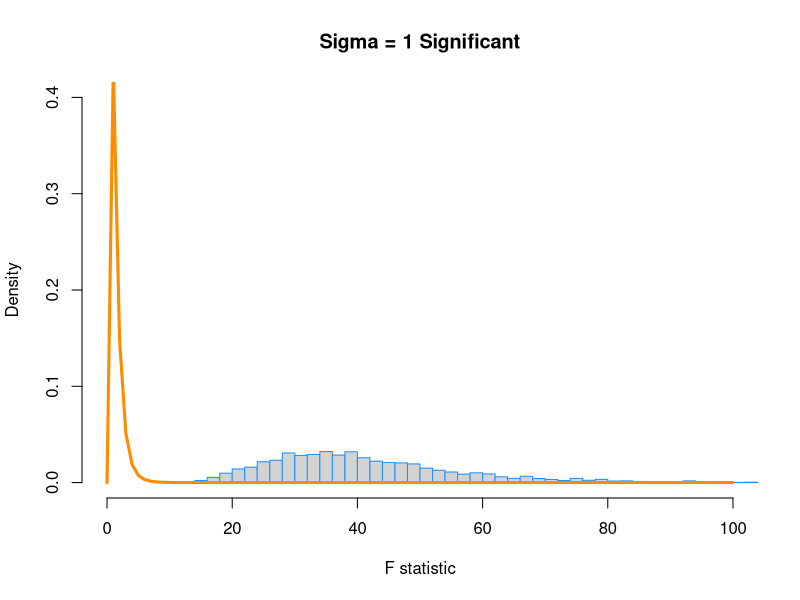
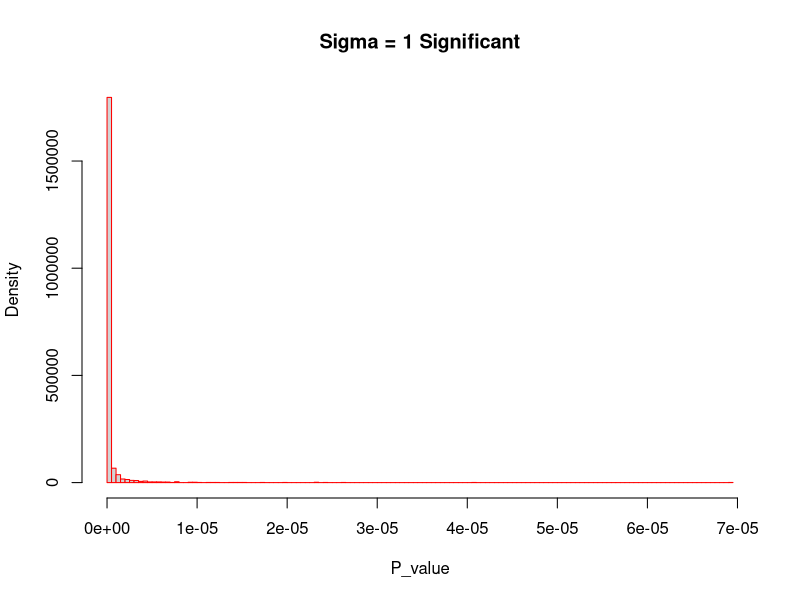
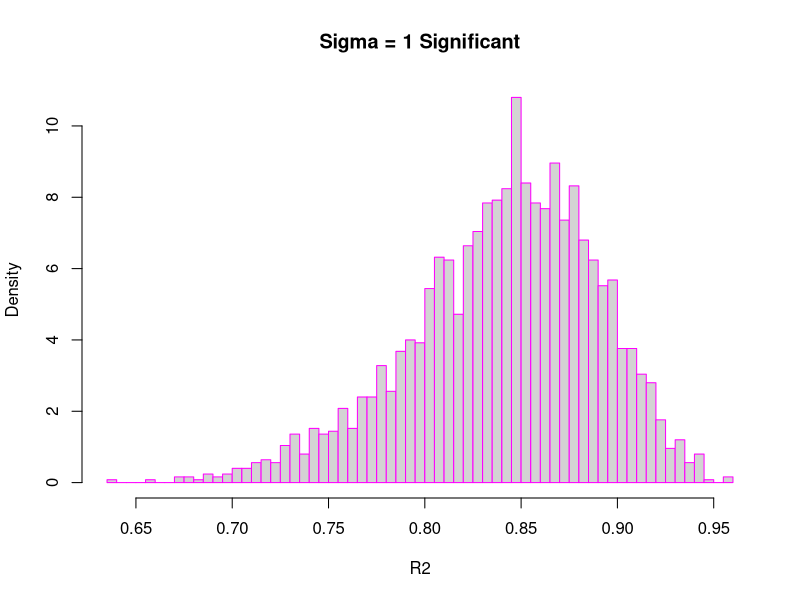
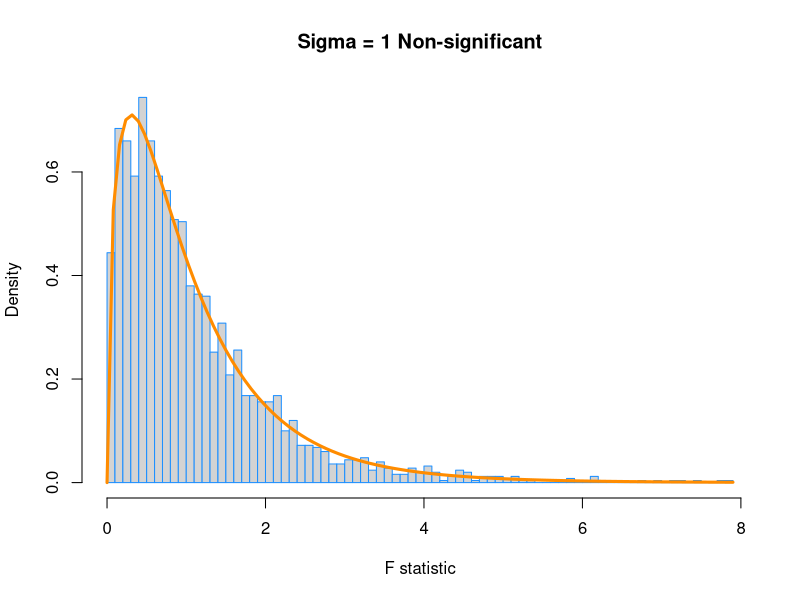
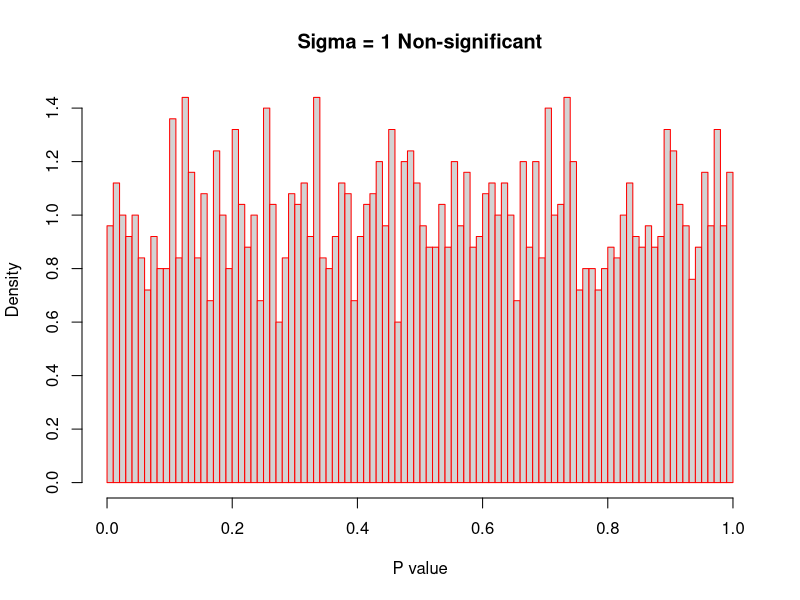
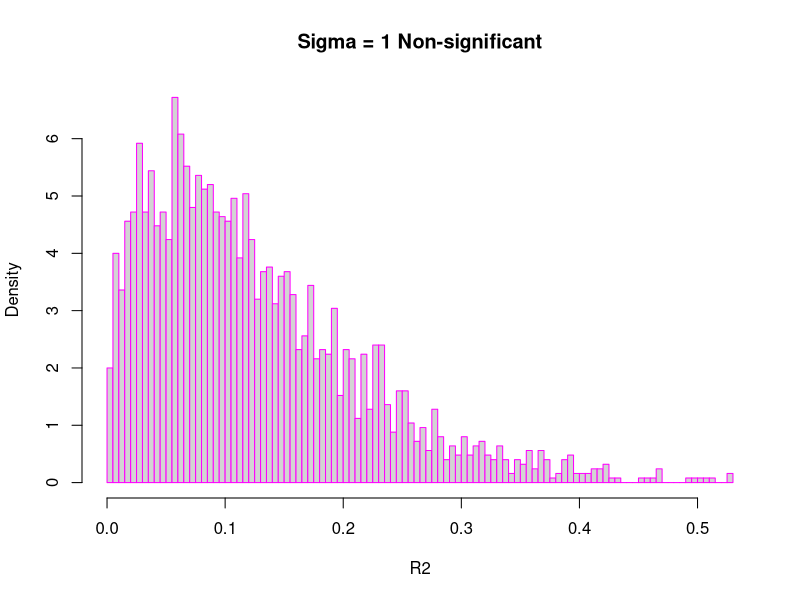
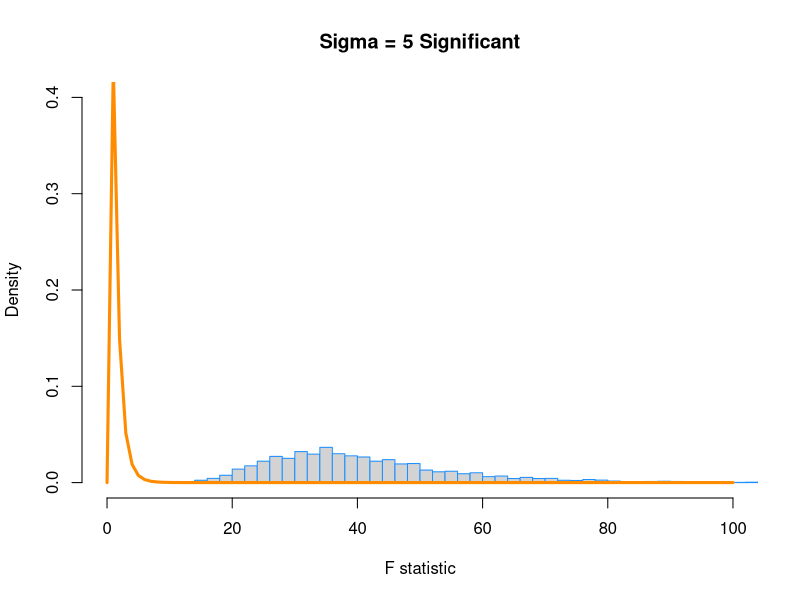
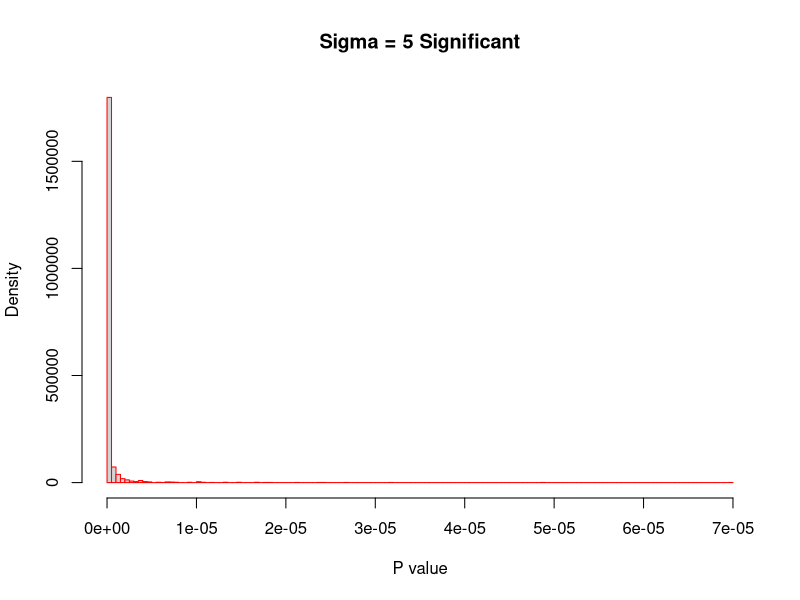

The R source for these figures, in order: (Note: a time limit stopped this script after it produced the figures.)
## ---- chunk 1
birthday = 19870725
set.seed(birthday)
## ---- chunk 2
n = 25
p = 4

# import study_1.csv to get x values
library(readr)
study_1 <- read_csv("study_1.csv")
# View(study_1)
x0 = rep(1, n)
x1 = study_1$x1
x2 = study_1$x2
x3 = study_1$x3
X = cbind(x0, x1, x2, x3)
C = solve(t(X) %*% X)

## ---- chunk 3
# a simulation function taking sigma and beta values as arguments
sim_function = function(sigma, beta_0, beta_1, beta_2, beta_3){
  
num_sims = 2500
f_emp = rep(0, num_sims)
p_emp = rep(0, num_sims)
r_2_emp = rep(0, num_sims)


for(i in 1:num_sims) {
  eps = rnorm(n, mean = 0 , sd = sigma)
  study_1$y = beta_0 * x0 + beta_1 * x1 + beta_2 * x2 + beta_3 * x3 + eps
  fit = lm(y ~ x1 + x2 + x3, data = study_1)
  
  f_emp[i] = summary(fit)$fstatistic[1]
  p_emp[i] = pf(f_emp[i], df1 = summary(fit)$fstatistic[2], df2 = summary(fit)$fstatistic[3], lower.tail = FALSE)[[1]]
  r_2_emp[i] = summary(fit)$r.squared 
  }  

  return(cbind(f_emp, p_emp, r_2_emp))
  
}

## ---- chunk 4
# true values

sigma = 1
beta_0 = 3
beta_1 = 1 
beta_2 = 1
beta_3 = 1
beta = c(beta_0, beta_1, beta_2, beta_3)

f = (sigma ^ 2 + X %*% beta ) / sigma ^ 2
diff = (max(f) - min(f)) / length(f)
x = seq(min(f), max(f), diff)

# empirical values
result = sim_function(sigma = 1, beta_0 = 3, beta_1 = 1, beta_2 = 1, beta_3 = 1)
f_e_s1 = result[, 1]
p_e_s1 = result[, 2]
r_2_e_s1 = result[, 3]


## ---- chunk 5

hist(f_e_s1, prob = TRUE, breaks = 100, xlab = "F statistic", ylim = c(0, 0.4), 
     xlim = c(0, 100),  main = "Sigma = 1 Significant", border = "dodgerblue")
curve(df(x, df1 = p - 1, df2 = n - p), col = "darkorange", add = TRUE, lwd = 3)
hist(p_e_s1, prob = TRUE, breaks = 100, xlab = "P_value", main = "Sigma = 1 Significant",
     border = "red")
hist(r_2_e_s1, prob = TRUE, breaks = 100, xlab = "R2", main = "Sigma = 1 Significant", 
     border = "magenta")
## ---- chunk 6
# true values

sigma = 1
beta_0 = 3
beta_1 = 0 
beta_2 = 0
beta_3 = 0
beta = c(beta_0, beta_1, beta_2, beta_3)

f = (sigma ^ 2 + X %*% beta ) / sigma ^ 2
diff = (max(f) - min(f)) / length(f)
x = seq(min(f), max(f), diff)

# empirical values
result = sim_function(sigma = 1, beta_0 = 3, beta_1 = 0, beta_2 = 0, beta_3 = 0)
f_e_n1 = result[, 1]
p_e_n1 = result[, 2]
r_2_e_n1 = result[,3]

## ---- chunk 7

hist(f_e_n1, prob = TRUE, breaks = 100, xlab = "F statistic", main = "Sigma = 1 Non-significant", 
     border = "dodgerblue")
curve(df(x, df1 = p - 1, df2 = n - p), col = "darkorange", add = TRUE, lwd = 3)
hist(p_e_n1, prob = TRUE, breaks = 100, xlab = "P value", main = "Sigma = 1 Non-significant",
     border = "red")
hist(r_2_e_n1, prob = TRUE, breaks = 100, xlab = "R2", main = "Sigma = 1 Non-significant",
     border = "magenta")

## ---- chunk 8
# true values

sigma = 5
beta_0 = 3
beta_1 = 1 
beta_2 = 1
beta_3 = 1
beta = c(beta_0, beta_1, beta_2, beta_3)

f = (sigma ^ 2 + X %*% beta ) / sigma ^ 2
diff = (max(f) - min(f)) / length(f)
x = seq(min(f), max(f), diff)

# empirical values
result = sim_function(sigma = 1, beta_0 = 3, beta_1 = 1, beta_2 = 1, beta_3 = 1)
f_e_s5 = result[, 1]
p_e_s5 = result[, 2]
r_2_e_s5 = result[,3]


## ---- chunk 9
hist(f_e_s5, prob = TRUE, breaks = 100, xlab = "F statistic", main = "Sigma = 5 Significant",
     ylim = c(0, 0.4), xlim = c(0, 100), border = "dodgerblue")
curve(df(x, df1 = p - 1, df2 = n - p), col = "darkorange", add = TRUE, lwd = 3)
hist(p_e_s5, prob = TRUE, breaks = 100, xlab = "P value", main = "Sigma = 5 Significant", 
     border = "red")
hist(r_2_e_s5, prob = TRUE, breaks = 100, xlab = "R2", main = "Sigma = 5 Significant", 
     border = "magenta")

## ---- chunk 10
# true values

sigma = 5
beta_0 = 3
beta_1 = 0 
beta_2 = 0
beta_3 = 0
beta = c(beta_0, beta_1, beta_2, beta_3)

f = (sigma ^ 2 + X %*% beta ) / sigma ^ 2
diff = (max(f) - min(f)) / length(f)
x = seq(min(f), max(f), diff)

# empirical values
result = sim_function(sigma = 1, beta_0 = 3, beta_1 = 0, beta_2 = 0, beta_3 = 0)
f_e_n5 = result[, 1]
p_e_n5 = result[, 2]
r_2_e_n5 = result[,3]

## ---- chunk 11

hist(f_e_n5, prob = TRUE, breaks = 100, xlab = "F statistic", main = "Sigma = 5 Non-significant",
     border = "dodgerblue")
curve(df(x, df1 = p - 1, df2 = n - p), col = "darkorange", add = TRUE, lwd = 3)
hist(p_e_n5, prob = TRUE, breaks = 100, xlab = "P value", main = "Sigma = 5 Non-significant",
     border = "red")
hist(r_2_e_n5, prob = TRUE, breaks = 100, xlab = "R2", main = "Sigma = 5 Non-significant", 
     border = "magenta")

## ---- chunk 12
# true values

sigma = 10
beta_0 = 3
beta_1 = 1 
beta_2 = 1
beta_3 = 1
beta = c(beta_0, beta_1, beta_2, beta_3)

f = (sigma ^ 2 + X %*% beta ) / sigma ^ 2
diff = (max(f) - min(f)) / length(f)
x = seq(min(f), max(f), diff)

# empirical values
result = sim_function(sigma = 1, beta_0 = 3, beta_1 = 1, beta_2 = 1, beta_3 = 1)
f_e_s10 = result[, 1]
p_e_s10 = result[, 2]
r_2_e_s10 = result[,3]


## ---- chunk 13
hist(f_e_s10, prob = TRUE, breaks = 100, xlab = "F statistic", main = "Sigma = 10 Significant", 
     ylim = c(0, 0.4), xlim = c(0, 100),  border = "dodgerblue")
curve(df(x, df1 = p - 1, df2 = n - p), col = "darkorange", add = TRUE, lwd = 3)
hist(p_e_s10, prob = TRUE, breaks = 100, xlab = "P value", main = "Sigma = 10 Significant", 
     border = "red")
hist(r_2_e_s10, prob = TRUE, breaks = 100, xlab = "R2", main = "Sigma = 10 Significant", 
     border = "magenta")

## ---- chunk 14
# true values

sigma = 10
beta_0 = 3
beta_1 = 0 
beta_2 = 0
beta_3 = 0
beta = c(beta_0, beta_1, beta_2, beta_3)

f = (sigma ^ 2 + X %*% beta ) / sigma ^ 2
diff = (max(f) - min(f)) / length(f)
x = seq(min(f), max(f), diff)

# empirical values
result = sim_function(sigma = 1, beta_0 = 3, beta_1 = 0, beta_2 = 0, beta_3 = 0)
f_e_n10 = result[, 1]
p_e_n10 = result[, 2]
r_2_e_n10 = result[,3]

## ---- chunk 15

hist(f_e_n10, prob = TRUE, breaks = 100, xlab = "F statistic", main = "Sigma = 10 Non-significant", 
     border = "dodgerblue")
curve(df(x, df1 = p - 1, df2 = n - p), col = "darkorange", add = TRUE, lwd = 3)
hist(p_e_n10, prob = TRUE, breaks = 100, xlab = "P value", main = "Sigma = 10 Non-significant", 
     border = "red")
hist(r_2_e_n10, prob = TRUE, breaks = 100, xlab = "R2", main = "Sigma = 10 Non-significant",  
     border = "magenta")

## ---- chunk 16
par(mfrow=c(1,3))
# F statistic
hist(f_e_s1, prob = TRUE, breaks = 100, xlab = "F statistic", ylim = c(0, 0.4), 
     xlim = c(0, 100),  main = "Sigma = 1 Significant", border = "dodgerblue")
curve(df(x, df1 = p - 1, df2 = n - p), col = "darkorange", add = TRUE, lwd = 3)

hist(f_e_s5, prob = TRUE, breaks = 100, xlab = "F statistic", main = "Sigma = 5 Significant",
     ylim = c(0, 0.4), xlim = c(0, 100), border = "dodgerblue")
curve(df(x, df1 = p - 1, df2 = n - p), col = "darkorange", add = TRUE, lwd = 3)

hist(f_e_s10, prob = TRUE, breaks = 100, xlab = "F statistic", main = "Sigma = 10 Significant", 
     ylim = c(0, 0.4), xlim = c(0, 100),  border = "dodgerblue")
curve(df(x, df1 = p - 1, df2 = n - p), col = "darkorange", add = TRUE, lwd = 3)

# P value
hist(p_e_s1, prob = TRUE, breaks = 100, xlab = "P_value", main = "Sigma = 1 Significant",
     border = "red", xlim = c(0, 0.00001))

hist(p_e_s5, prob = TRUE, breaks = 100, xlab = "P value", main = "Sigma = 5 Significant", 
     border = "red", xlim = c(0, 0.00001))

hist(p_e_s10, prob = TRUE, breaks = 100, xlab = "P value", main = "Sigma = 10 Significant", 
     border = "red", xlim = c(0, 0.00001))

# R2
hist(r_2_e_s1, prob = TRUE, breaks = 100, xlab = "R2", main = "Sigma = 1 Significant", 
     border = "magenta")


hist(r_2_e_s5, prob = TRUE, breaks = 100, xlab = "R2", main = "Sigma = 5 Significant", 
     border = "magenta")

hist(r_2_e_s10, prob = TRUE, breaks = 100, xlab = "R2", main = "Sigma = 10 Significant", 
     border = "magenta")

## ---- chunk 17
par(mfrow=c(1,3))
# F statistic
hist(f_e_n1, prob = TRUE, breaks = 100, xlab = "F statistic", main = "Sigma = 1 Non-significant", 
     border = "dodgerblue")
curve(df(x, df1 = p - 1, df2 = n - p), col = "darkorange", add = TRUE, lwd = 3)

hist(f_e_n5, prob = TRUE, breaks = 100, xlab = "F statistic", main = "Sigma = 5 Non-significant",
     border = "dodgerblue")
curve(df(x, df1 = p - 1, df2 = n - p), col = "darkorange", add = TRUE, lwd = 3)

hist(f_e_n10, prob = TRUE, breaks = 100, xlab = "F statistic", main = "Sigma = 10 Non-significant", 
     border = "dodgerblue")
curve(df(x, df1 = p - 1, df2 = n - p), col = "darkorange", add = TRUE, lwd = 3)


# P value
hist(p_e_n1, prob = TRUE, breaks = 100, xlab = "P value", main = "Sigma = 1 Non-significant",
     border = "red")
hist(p_e_n5, prob = TRUE, breaks = 100, xlab = "P value", main = "Sigma = 5 Non-significant",
     border = "red")

hist(p_e_n10, prob = TRUE, breaks = 100, xlab = "P value", main = "Sigma = 10 Non-significant", 
     border = "red")

# R2

hist(r_2_e_n1, prob = TRUE, breaks = 100, xlab = "R2", main = "Sigma = 1 Non-significant", ylim = c(0, 11),
     border = "magenta")

hist(r_2_e_n5, prob = TRUE, breaks = 100, xlab = "R2", main = "Sigma = 5 Non-significant", 
     border = "magenta")

hist(r_2_e_n10, prob = TRUE, breaks = 100, xlab = "R2", main = "Sigma = 10 Non-significant",  
     border = "magenta")



## ---- chunk 18
birthday = 19870725
set.seed(birthday)
## ---- chunk 19
library(readr)
study_2 <- read_csv("study_2.csv")
# View(study_2)
x1 = study_2$x1
x2 = study_2$x2
x3 = study_2$x3
x4 = study_2$x4
x5 = study_2$x5
x6 = study_2$x6
x7 = study_2$x7
x8 = study_2$x8
x9 = study_2$x9

n = 500
beta_0 = 0
beta_1 = 5
beta_2 = -4
beta_3 = 1.6
beta_4 = -1.1
beta_5 = 0.7
beta_6 = 0.3

num_sims = 1000
## ---- chunk 20
sigma = 1
## ---- chunk 21


rmse_11_trn = rep(0, num_sims)
rmse_11_tst = rep(0, num_sims)
rmse_12_trn = rep(0, num_sims)
rmse_12_tst = rep(0, num_sims)
rmse_13_trn = rep(0, num_sims)
rmse_13_tst = rep(0, num_sims)
rmse_14_trn = rep(0, num_sims)
rmse_14_tst = rep(0, num_sims)
rmse_15_trn = rep(0, num_sims)
rmse_15_tst = rep(0, num_sims)
rmse_16_trn = rep(0, num_sims)
rmse_16_tst = rep(0, num_sims)
rmse_17_trn = rep(0, num_sims)
rmse_17_tst = rep(0, num_sims)
rmse_18_trn = rep(0, num_sims)
rmse_18_tst = rep(0, num_sims)
rmse_19_trn = rep(0, num_sims)
rmse_19_tst = rep(0, num_sims)

for (i in 1:num_sims){
  eps = rnorm(n, mean = 0, sd = sigma)
  study_2$y = beta_0 + beta_1 * x1 + beta_2 * x2 + beta_3 * x3 + beta_4 * x4 + beta_5 * x5 + beta_6 * x6 + eps
  # split into train and test
  trn_index = sample(1:n, 250)
  train = study_2[trn_index, ]
  test = study_2[-trn_index, ]
  fit_11_trn = lm(y ~ x1, data = train)
  rmse_11_trn[i] = sqrt(mean(fit_11_trn$residuals ^ 2))
  rmse_11_tst[i] = sqrt(mean((test$y - predict(fit_11_trn, newdata = test)) ^ 2))
  fit_12_trn = lm(y ~ x1 + x2, data = train)
  rmse_12_trn[i] = sqrt(mean(fit_12_trn$residuals ^ 2))
  rmse_12_tst[i] = sqrt(mean((test$y - predict(fit_12_trn, newdata = test)) ^ 2)) 
  fit_13_trn = lm(y ~ x1 + x2 + x3, data = train)
  rmse_13_trn[i] = sqrt(mean(fit_13_trn$residuals ^ 2))
  rmse_13_tst[i] = sqrt(mean((test$y - predict(fit_13_trn, newdata = test)) ^ 2))   
  fit_14_trn = lm(y ~ x1 + x2 + x3 + x4, data = train)
  rmse_14_trn[i] = sqrt(mean(fit_14_trn$residuals ^ 2))
  rmse_14_tst[i] = sqrt(mean((test$y - predict(fit_14_trn, newdata = test)) ^ 2))  
  fit_15_trn = lm(y ~ x1 + x2 + x3 + x4 + x5, data = train)
  rmse_15_trn[i] = sqrt(mean(fit_15_trn$residuals ^ 2))
  rmse_15_tst[i] = sqrt(mean((test$y - predict(fit_15_trn, newdata = test)) ^ 2)) 
  fit_16_trn = lm(y ~ x1 + x2 + x3 + x4 + x5 + x6, data = train)
  rmse_16_trn[i] = sqrt(mean(fit_16_trn$residuals ^ 2))
  rmse_16_tst[i] = sqrt(mean((test$y - predict(fit_16_trn, newdata = test)) ^ 2)) 
  fit_17_trn = lm(y ~ x1 + x2 + x3 + x4 + x5 + x6 + x7, data = train)
  rmse_17_trn[i] = sqrt(mean(fit_17_trn$residuals ^ 2))
  rmse_17_tst[i] = sqrt(mean((test$y - predict(fit_17_trn, newdata = test)) ^ 2))
  fit_18_trn = lm(y ~ x1 + x2 + x3 + x4 + x5 + x6 + x7 + x8, data = train)
  rmse_18_trn[i] = sqrt(mean(fit_18_trn$residuals ^ 2))
  rmse_18_tst[i] = sqrt(mean((test$y - predict(fit_18_trn, newdata = test)) ^ 2))
  fit_19_trn = lm(y ~ x1 + x2 + x3 + x4 + x5 + x6 + x7 + x8 + x9, data = train)
  rmse_19_trn[i] = sqrt(mean(fit_19_trn$residuals ^ 2))
  rmse_19_tst[i] = sqrt(mean((test$y - predict(fit_19_trn, newdata = test)) ^ 2)) 
  
}

mean11trn = mean(rmse_11_trn)
mean11tst = mean(rmse_11_tst)
mean12trn = mean(rmse_12_trn)
mean12tst = mean(rmse_12_tst)
mean13trn = mean(rmse_13_trn)
mean13tst = mean(rmse_13_tst)
mean14trn = mean(rmse_14_trn)
mean14tst = mean(rmse_14_tst)
mean15trn = mean(rmse_15_trn)
mean15tst = mean(rmse_15_tst)
mean16trn = mean(rmse_16_trn)
mean16tst = mean(rmse_16_tst)
mean17trn = mean(rmse_17_trn)
mean17tst = mean(rmse_17_tst)
mean18trn = mean(rmse_18_trn)
mean18tst = mean(rmse_18_tst)
mean19trn = mean(rmse_19_trn)
mean19tst = mean(rmse_19_tst)

## ---- chunk 22
sigma = 2
## ---- chunk 23
rmse_21_trn = rep(0, num_sims)
rmse_21_tst = rep(0, num_sims)
rmse_22_trn = rep(0, num_sims)
rmse_22_tst = rep(0, num_sims)
rmse_23_trn = rep(0, num_sims)
rmse_23_tst = rep(0, num_sims)
rmse_24_trn = rep(0, num_sims)
rmse_24_tst = rep(0, num_sims)
rmse_25_trn = rep(0, num_sims)
rmse_25_tst = rep(0, num_sims)
rmse_26_trn = rep(0, num_sims)
rmse_26_tst = rep(0, num_sims)
rmse_27_trn = rep(0, num_sims)
rmse_27_tst = rep(0, num_sims)
rmse_28_trn = rep(0, num_sims)
rmse_28_tst = rep(0, num_sims)
rmse_29_trn = rep(0, num_sims)
rmse_29_tst = rep(0, num_sims)

for (i in 1:num_sims){
  eps = rnorm(n, mean = 0, sd = sigma)
  study_2$y = beta_0 + beta_1 * x1 + beta_2 * x2 + beta_3 * x3 + beta_4 * x4 + beta_5 * x5 + beta_6 * x6 + eps
  # split into train and test
  trn_index = sample(1:n, 250)
  train = study_2[trn_index, ]
  test = study_2[-trn_index, ]
  fit_21_trn = lm(y ~ x1, data = train)
  rmse_21_trn[i] = sqrt(mean(fit_21_trn$residuals ^ 2))
  rmse_21_tst[i] = sqrt(mean((test$y - predict(fit_21_trn, newdata = test)) ^ 2))
  fit_22_trn = lm(y ~ x1 + x2, data = train)
  rmse_22_trn[i] = sqrt(mean(fit_22_trn$residuals ^ 2))
  rmse_22_tst[i] = sqrt(mean((test$y - predict(fit_22_trn, newdata = test)) ^ 2)) 
  fit_23_trn = lm(y ~ x1 + x2 + x3, data = train)
  rmse_23_trn[i] = sqrt(mean(fit_23_trn$residuals ^ 2))
  rmse_23_tst[i] = sqrt(mean((test$y - predict(fit_23_trn, newdata = test)) ^ 2))   
  fit_24_trn = lm(y ~ x1 + x2 + x3 + x4, data = train)
  rmse_24_trn[i] = sqrt(mean(fit_24_trn$residuals ^ 2))
  rmse_24_tst[i] = sqrt(mean((test$y - predict(fit_24_trn, newdata = test)) ^ 2))  
  fit_25_trn = lm(y ~ x1 + x2 + x3 + x4 + x5, data = train)
  rmse_25_trn[i] = sqrt(mean(fit_25_trn$residuals ^ 2))
  rmse_25_tst[i] = sqrt(mean((test$y - predict(fit_25_trn, newdata = test)) ^ 2)) 
  fit_26_trn = lm(y ~ x1 + x2 + x3 + x4 + x5 + x6, data = train)
  rmse_26_trn[i] = sqrt(mean(fit_26_trn$residuals ^ 2))
  rmse_26_tst[i] = sqrt(mean((test$y - predict(fit_26_trn, newdata = test)) ^ 2)) 
  fit_27_trn = lm(y ~ x1 + x2 + x3 + x4 + x5 + x6 + x7, data = train)
  rmse_27_trn[i] = sqrt(mean(fit_27_trn$residuals ^ 2))
  rmse_27_tst[i] = sqrt(mean((test$y - predict(fit_27_trn, newdata = test)) ^ 2))
  fit_28_trn = lm(y ~ x1 + x2 + x3 + x4 + x5 + x6 + x7 + x8, data = train)
  rmse_28_trn[i] = sqrt(mean(fit_28_trn$residuals ^ 2))
  rmse_28_tst[i] = sqrt(mean((test$y - predict(fit_28_trn, newdata = test)) ^ 2))
  fit_29_trn = lm(y ~ x1 + x2 + x3 + x4 + x5 + x6 + x7 + x8 + x9, data = train)
  rmse_29_trn[i] = sqrt(mean(fit_29_trn$residuals ^ 2))
  rmse_29_tst[i] = sqrt(mean((test$y - predict(fit_29_trn, newdata = test)) ^ 2)) 
  
}

mean21trn = mean(rmse_21_trn)
mean21tst = mean(rmse_21_tst)
mean22trn = mean(rmse_22_trn)
mean22tst = mean(rmse_22_tst)
mean23trn = mean(rmse_23_trn)
mean23tst = mean(rmse_23_tst)
mean24trn = mean(rmse_24_trn)
mean24tst = mean(rmse_24_tst)
mean25trn = mean(rmse_25_trn)
mean25tst = mean(rmse_25_tst)
mean26trn = mean(rmse_26_trn)
mean26tst = mean(rmse_26_tst)
mean27trn = mean(rmse_27_trn)
mean27tst = mean(rmse_27_tst)
mean28trn = mean(rmse_28_trn)
mean28tst = mean(rmse_28_tst)
mean29trn = mean(rmse_29_trn)
mean29tst = mean(rmse_29_tst)

## ---- chunk 24
sigma = 4
## ---- chunk 25
rmse_41_trn = rep(0, num_sims)
rmse_41_tst = rep(0, num_sims)
rmse_42_trn = rep(0, num_sims)
rmse_42_tst = rep(0, num_sims)
rmse_43_trn = rep(0, num_sims)
rmse_43_tst = rep(0, num_sims)
rmse_44_trn = rep(0, num_sims)
rmse_44_tst = rep(0, num_sims)
rmse_45_trn = rep(0, num_sims)
rmse_45_tst = rep(0, num_sims)
rmse_46_trn = rep(0, num_sims)
rmse_46_tst = rep(0, num_sims)
rmse_47_trn = rep(0, num_sims)
rmse_47_tst = rep(0, num_sims)
rmse_48_trn = rep(0, num_sims)
rmse_48_tst = rep(0, num_sims)
rmse_49_trn = rep(0, num_sims)
rmse_49_tst = rep(0, num_sims)

for (i in 1:num_sims){
  eps = rnorm(n, mean = 0, sd = sigma)
  study_2$y = beta_0 + beta_1 * x1 + beta_2 * x2 + beta_3 * x3 + beta_4 * x4 + beta_5 * x5 + beta_6 * x6 + eps
  # split into train and test
  trn_index = sample(1:n, 250)
  train = study_2[trn_index, ]
  test = study_2[-trn_index, ]
  fit_41_trn = lm(y ~ x1, data = train)
  rmse_41_trn[i] = sqrt(mean(fit_41_trn$residuals ^ 2))
  rmse_41_tst[i] = sqrt(mean((test$y - predict(fit_41_trn, newdata = test)) ^ 2))
  
  fit_42_trn = lm(y ~ x1 + x2, data = train)
  rmse_42_trn[i] = sqrt(mean(fit_42_trn$residuals ^ 2))
  rmse_42_tst[i] = sqrt(mean((test$y - predict(fit_42_trn, newdata = test)) ^ 2)) 
  fit_43_trn = lm(y ~ x1 + x2 + x3, data = train)
  rmse_43_trn[i] = sqrt(mean(fit_43_trn$residuals ^ 2))
  rmse_43_tst[i] = sqrt(mean((test$y - predict(fit_43_trn, newdata = test)) ^ 2))   
  fit_44_trn = lm(y ~ x1 + x2 + x3 + x4, data = train)
  rmse_44_trn[i] = sqrt(mean(fit_44_trn$residuals ^ 2))
  rmse_44_tst[i] = sqrt(mean((test$y - predict(fit_44_trn, newdata = test)) ^ 2))  
  fit_45_trn = lm(y ~ x1 + x2 + x3 + x4 + x5, data = train)
  rmse_45_trn[i] = sqrt(mean(fit_45_trn$residuals ^ 2))
  rmse_45_tst[i] = sqrt(mean((test$y - predict(fit_45_trn, newdata = test)) ^ 2)) 
  fit_46_trn = lm(y ~ x1 + x2 + x3 + x4 + x5 + x6, data = train)
  rmse_46_trn[i] = sqrt(mean(fit_46_trn$residuals ^ 2))
  rmse_46_tst[i] = sqrt(mean((test$y - predict(fit_46_trn, newdata = test)) ^ 2)) 
  fit_47_trn = lm(y ~ x1 + x2 + x3 + x4 + x5 + x6 + x7, data = train)
  rmse_47_trn[i] = sqrt(mean(fit_47_trn$residuals ^ 2))
  rmse_47_tst[i] = sqrt(mean((test$y - predict(fit_47_trn, newdata = test)) ^ 2))
  fit_48_trn = lm(y ~ x1 + x2 + x3 + x4 + x5 + x6 + x7 + x8, data = train)
  rmse_48_trn[i] = sqrt(mean(fit_48_trn$residuals ^ 2))
  rmse_48_tst[i] = sqrt(mean((test$y - predict(fit_48_trn, newdata = test)) ^ 2))
  fit_49_trn = lm(y ~ x1 + x2 + x3 + x4 + x5 + x6 + x7 + x8 + x9, data = train)
  rmse_49_trn[i] = sqrt(mean(fit_49_trn$residuals ^ 2))
  rmse_49_tst[i] = sqrt(mean((test$y - predict(fit_49_trn, newdata = test)) ^ 2)) 
  
}

mean41trn = mean(rmse_41_trn)
mean41tst = mean(rmse_41_tst)
mean42trn = mean(rmse_42_trn)
mean42tst = mean(rmse_42_tst)
mean43trn = mean(rmse_43_trn)
mean43tst = mean(rmse_43_tst)
mean44trn = mean(rmse_44_trn)
mean44tst = mean(rmse_44_tst)
mean45trn = mean(rmse_45_trn)
mean45tst = mean(rmse_45_tst)
mean46trn = mean(rmse_46_trn)
mean46tst = mean(rmse_46_tst)
mean47trn = mean(rmse_47_trn)
mean47tst = mean(rmse_47_tst)
mean48trn = mean(rmse_48_trn)
mean48tst = mean(rmse_48_tst)
mean49trn = mean(rmse_49_trn)
mean49tst = mean(rmse_49_tst)

## ---- chunk 26
# prepare for plotting
mean1trn = c(mean11trn, mean12trn, mean13trn, mean14trn, mean15trn, mean16trn, mean17trn, mean18trn, mean19trn)
mean1tst = c(mean11tst, mean12tst, mean13tst, mean14tst, mean15tst, mean16tst, mean17tst, mean18tst, mean19tst)

model_size = seq(1, 9, 1)

par(mfrow=c(1,2))
rmse_train1 = data.frame(mean1trn, model_size)

rmse_test1 = data.frame(mean1tst, model_size)

plot(mean1trn ~ model_size , data = rmse_train1, type = "o", cex  = 1, lwd = 2, 
     xlab = "Average Train RMSE and Test RMSE", ylab = "Model Size",
     main = "RMSE vs. Model Size(sigma = 1)", col = "dodgerblue")
lines(rmse_test1$model_size, rmse_test1$mean1tst, col="darkorange", lty = 2, lwd = 2)
legend("topright", c("Train", "Test"), lty = c(1, 2), lwd = 2,
       col = c("dodgerblue", "darkorange"))

## ---- chunk 27
mean2trn = c(mean21trn, mean22trn, mean23trn, mean24trn, mean25trn, mean26trn, mean27trn, mean28trn, mean29trn)
mean2tst = c(mean21tst, mean22tst, mean23tst, mean24tst, mean25tst, mean26tst, mean27tst, mean28tst, mean29tst)


par(mfrow=c(1,2))
rmse_train2 = data.frame(mean2trn, model_size)
rmse_test2 = data.frame(mean2tst, model_size)

plot(mean2trn ~ model_size, data = rmse_train2, type = "o", cex  = 1, lwd = 2, 
     xlab = "Average Train RMSE and Test RMSE", ylab = "Model Size",
     main = "RMSE vs. Model Size(sigma = 2)", 
     col = "dodgerblue")
lines(rmse_test2$model_size, rmse_test2$mean2tst, col="darkorange", lty = 2, lwd = 2)
legend("topright", c("Train", "Test"), lty = c(1, 2), lwd = 2,
       col = c("dodgerblue", "darkorange"))


## ---- chunk 28
mean4trn = c(mean41trn, mean42trn, mean43trn, mean44trn, mean45trn, mean46trn, mean47trn, mean48trn, mean49trn)
mean4tst = c(mean41tst, mean42tst, mean43tst, mean44tst, mean45tst, mean46tst, mean47tst, mean48tst, mean49tst)


par(mfrow=c(1,2))
rmse_train4 = data.frame(mean4trn, model_size)
rmse_test4 = data.frame(mean4tst, model_size)

plot(mean4trn ~ model_size, data = rmse_train4, type = "o", cex  = 1, lwd = 2, 
     xlab = "Average Train RMSE and Test RMSE", ylab = "Model Size",
     main = "RMSE vs. Model Size(sigma = 4)", 
     col = "dodgerblue")
lines(rmse_test4$model_size, rmse_test4$mean4tst, col="darkorange", lty = 2, lwd = 2)
legend("topright", c("Train", "Test"), lty = c(1, 2), lwd = 2,
       col = c("dodgerblue", "darkorange"))

## ---- chunk 29
# sigma = 1


model_compare1 = data.frame(rmse_11_tst, rmse_12_tst, rmse_13_tst, rmse_14_tst, rmse_15_tst, rmse_16_tst, rmse_17_tst, rmse_18_tst, rmse_19_tst)

chosen_1 = rep(0, num_sims)
boundaries = seq(0, 9, 1)

for (i in 1: nrow(model_compare1)){
  chosen_1[i] = which.min(model_compare1[i, ])
}

hist(chosen_1, freq = TRUE, breaks = boundaries, xlab = "Model Size From 1 to 9", ylab = "Count", labels = TRUE,
     main = "Count of Chosen Model (sigma = 1)", ylim = c(0, 600), col = "darkorange", las = 1)

# sigma = 2
model_compare2 = data.frame(rmse_21_tst, rmse_22_tst, rmse_23_tst, rmse_24_tst, rmse_25_tst, rmse_26_tst, rmse_27_tst, rmse_28_tst, rmse_29_tst)

chosen_2 = rep(0, num_sims)

for (i in 1: nrow(model_compare2)){
  chosen_2[i] = which.min(model_compare2[i, ])
}


hist(chosen_2, freq = TRUE, breaks = boundaries, xlab = "Model Size From 1 to 9", ylab = "Count", labels = TRUE, main = "Count of Chosen Model (sigma = 2)", xlim = c(0, 9), ylim = c(0, 600), col = "darkorange", las = 1)

# sigma = 4
model_compare4 = data.frame(rmse_41_tst, rmse_42_tst, rmse_43_tst, rmse_44_tst, rmse_45_tst, rmse_46_tst, rmse_47_tst, rmse_48_tst, rmse_49_tst)

chosen_4 = rep(0, num_sims)

for (i in 1: nrow(model_compare4)){
  chosen_4[i] = which.min(model_compare4[i, ])
}


hist(chosen_4, freq = TRUE, breaks = boundaries, xlab = "Model Size From 1 to 9", ylab = "Count", labels = TRUE, main = "Count of Chosen Model (sigma = 4)", ylim = c(0, 600), col = "darkorange")



## ---- chunk 30
birthday = 19870725
set.seed(birthday)
## ---- chunk 31
# power function taking n, sigma and num_sims as parameters and returning a data frame
beta_1 = seq(-2, 2, 0.1)
beta_0 = 0
alpha = 0.05
  
power_hat = rep(0, length(beta_1)) 
power_data = data.frame(beta_1, power_hat)

power_function= function(n, sigma, num_sims){
  


  x_values = seq(0, 5, length = n)
  y_values = rep(0, n)
  sim_data = data.frame(x_values, y_values)

  j = 1
  for (b in beta_1){
    h0 = 0
    for (i in 1:num_sims){
      eps = rnorm(n, mean = 0, sd = sigma)
      sim_data$y_values = beta_0 + b * x_values + eps
      fit = lm(y_values ~ x_values, sim_data)
      p_value  = summary(fit)$coefficients[2, "Pr(>|t|)"]
      if (p_value < alpha){
        h0 = h0 + 1
      }
    }  
    power_data$power_hat[j] =  h0 / num_sims
    j = j + 1
  }
  return(power_data)
}
## ---- chunk 32
power_sig1_n10 = power_function(n = 10, sigma = 1, num_sims = 1000)
power_sig1_n20 = power_function(n = 20, sigma = 1, num_sims = 1000)
power_sig1_n30 = power_function(n = 30, sigma = 1, num_sims = 1000)


plot(power_hat ~ beta_1, data = power_sig1_n10, xlab="beta", ylab="power", main="Power vs. Beta", type = "l", lty = 2, lwd = 2, col="dodgerblue")
lines(power_sig1_n20$beta_1, power_sig1_n20$power_hat, lty = 2, lwd = 2, col = "blue")
lines(power_sig1_n30$beta_1, power_sig1_n30$power_hat, lty = 2, lwd = 2, col = "darkblue")
legend("bottomright", c("n = 10", "n = 20", "n = 30"), lty = 2, lwd = 2,
       col = c("dodgerblue","blue", "darkblue"))

## ---- chunk 33
power_sig2_n10 = power_function(n = 10, sigma = 2, num_sims = 1000)
power_sig2_n20 = power_function(n = 20, sigma = 2, num_sims = 1000)
power_sig2_n30 = power_function(n = 30, sigma = 2, num_sims = 1000)

plot(power_hat ~ beta_1, data = power_sig2_n10, xlab="beta", ylab="power", main="Power vs. Beta", type = "l", lty = 2, lwd = 2, col="dodgerblue")
lines(power_sig2_n20$beta_1, power_sig2_n20$power_hat, lty = 2, lwd = 2, col = "blue")
lines(power_sig2_n30$beta_1, power_sig2_n30$power_hat, lty = 2, lwd = 2, col = "darkblue")
legend("bottomright", c("n = 10", "n = 20", "n = 30"), lty = 2, lwd = 2,
       col = c("dodgerblue","blue", "darkblue"))

## ---- chunk 34
power_sig4_n10 = power_function(n = 10, sigma = 4, num_sims = 1000)
power_sig4_n20 = power_function(n = 20, sigma = 4, num_sims = 1000)
power_sig4_n30 = power_function(n = 30, sigma = 4, num_sims = 1000)


plot(power_hat ~ beta_1, data = power_sig4_n10, xlab="beta", ylab="power", main="Power vs. Beta", type = "l", lty = 2, lwd = 2, col="dodgerblue")
lines(power_sig4_n20$beta_1, power_sig4_n20$power_hat, lty = 2, lwd = 2, col = "blue")
lines(power_sig4_n30$beta_1, power_sig4_n30$power_hat, lty = 2, lwd = 2, col = "darkblue")
legend("bottomright", c("n = 10", "n = 20", "n = 30"), lty = 2, lwd = 2,
       col = c("dodgerblue","blue", "darkblue"))

## ---- chunk 35
power_sig1_n10_100 = power_function(n = 10, sigma = 1, num_sims = 100)
power_sig1_n10_2000 = power_function(n = 10, sigma = 1, num_sims = 2000)

plot(power_hat ~ beta_1, data = power_sig1_n10, xlab="beta", ylab="power", main="Power vs. Beta", type = "l", lty = 2, lwd = 2, col="dodgerblue")
lines(power_sig1_n10_100$beta_1, power_sig1_n10_100$power_hat, lty = 2, lwd = 2, col = "red")
lines(power_sig1_n10_2000$beta_1, power_sig1_n10_2000$power_hat, lty = 2, lwd = 2, col = "blue")
legend("bottomright", c("1000 times", "100 times", "2000 times"), lty = 2, lwd = 2,
       col = c("dodgerblue","red", "blue"))
